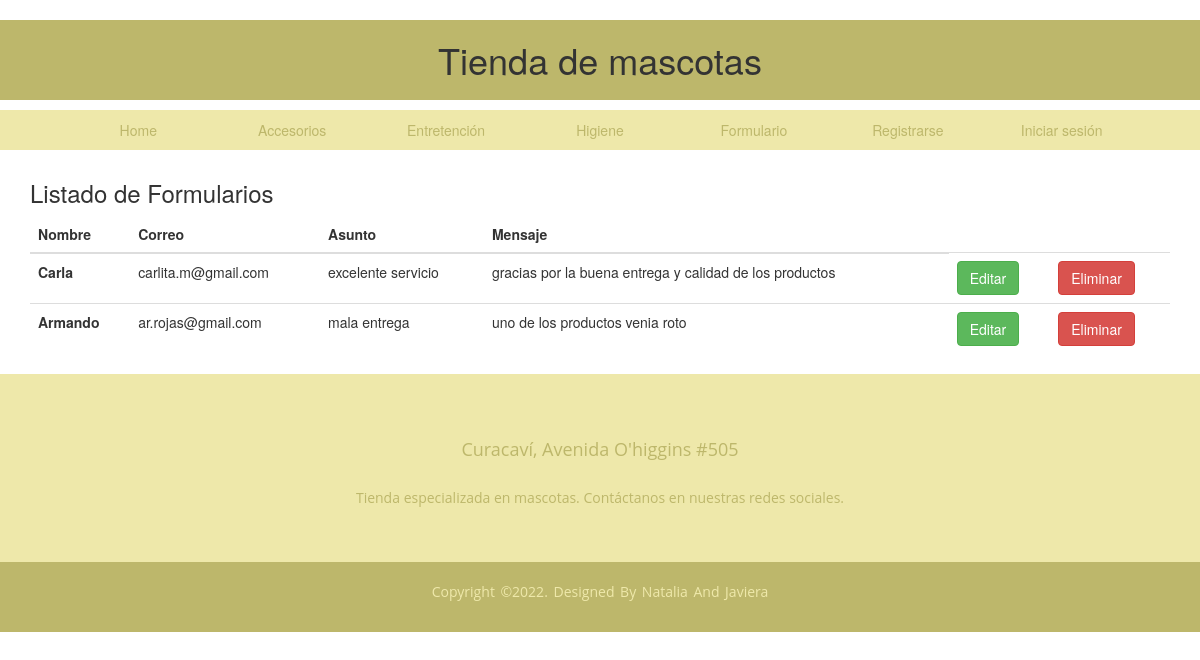
The page /formulario/listar_formulario on the database its author committed.
### Formulario/models.py (models this page shows, shortened)
class Formulario(models.Model):
    nombre = models.CharField(max_length=20)
    correo = models.CharField(max_length=50)
    asunto = models.CharField(max_length=50)
    mensaje = models.TextField()

### Formulario/views.py (the view)
# urls.py: path('listar_formulario', views.FormularioList.as_view(), name='listar_formulario'),
class FormularioList(ListView):
    model = Formulario
    template_name = 'Formulario/listar_formulario.html'

### templates/Formulario/listar_formulario.html (shortened to what this page needs)
{% extends 'Formulario/base/base.html' %}
{% block titulo_principal %}
{%load static%}
{% endblock %}
{% block content %}
    <h3>Listado de Formularios</h3>
    {% if object_list %}
    <table class="table table-hover">
        <thead>
            <tr>
                <th>Nombre</th>
                <th>Correo</th>
                <th>Asunto</th>
                <th>Mensaje</th>
            </tr>
        </thead>
        <tbody>
            {% for formulario in object_list %}
            <tr>
                <th scope="row">{{ formulario.nombre }} </th>
                <td>{{ formulario.correo }}</td>
                <td>{{ formulario.asunto }}</td>
                <td>{{ formulario.mensaje}}</td>
                <td><a class="btn btn-success" href="{% url 'editar_formulario' formulario.id %}">Editar</a></td>
                <td><a class="btn btn-danger" href="{% url 'borrar_formulario' formulario.id %}">Eliminar</a></td>
            </tr>
            {% endfor %}
    </tbody>
</table>
        {% else %}
        <h1>No hay registro de formularios</h1>
        {% endif %}
        {% endblock %}

### static/css/estilo.css (style rules this page uses)
* { padding: 0; margin: 0; }
* { box-sizing: border-box; }

### rows shown on the page
Formulario: nombre "Carla", correo "carlita.m@gmail.com", asunto "excelente servicio", mensaje "gracias por la buena entrega y calidad de los productos"
Formulario: nombre "Armando", correo "ar.rojas@gmail.com", asunto "mala entrega", mensaje "uno de los productos venia roto"
